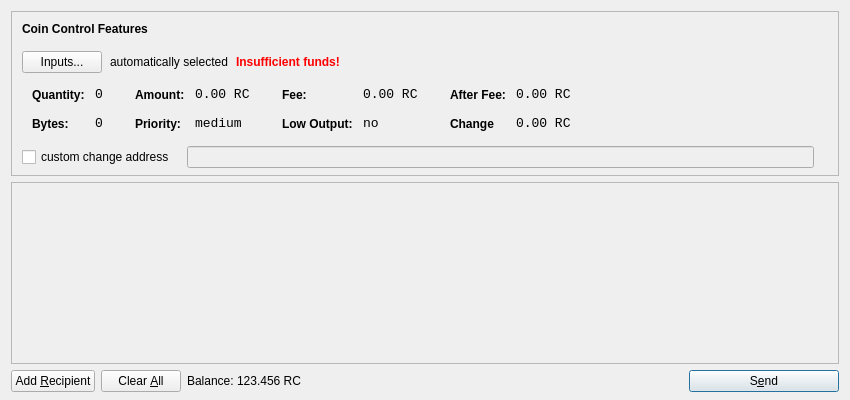
<?xml version="1.0" encoding="UTF-8"?>
<ui version="4.0">
 <class>SendCoinsDialog</class>
 <widget class="QDialog" name="SendCoinsDialog">
  <property name="geometry">
   <rect>
    <x>0</x>
    <y>0</y>
    <width>850</width>
    <height>400</height>
   </rect>
  </property>
  <property name="windowTitle">
   <string>Send Coins</string>
  </property>
  <layout class="QVBoxLayout" name="verticalLayout" stretch="0,1,0">
   <property name="bottomMargin">
    <number>8</number>
   </property>
   <item>
    <widget class="QFrame" name="frameCoinControl">
     <property name="sizePolicy">
      <sizepolicy hsizetype="Expanding" vsizetype="Expanding">
       <horstretch>0</horstretch>
       <verstretch>0</verstretch>
      </sizepolicy>
     </property>
     <property name="maximumSize">
      <size>
       <width>16777215</width>
       <height>16777215</height>
      </size>
     </property>
     <property name="frameShape">
      <enum>QFrame::StyledPanel</enum>
     </property>
     <property name="frameShadow">
      <enum>QFrame::Sunken</enum>
     </property>
     <layout class="QVBoxLayout" name="verticalLayoutCoinControl2">
      <property name="spacing">
       <number>-1</number>
      </property>
      <property name="leftMargin">
       <number>0</number>
      </property>
      <property name="topMargin">
       <number>0</number>
      </property>
      <property name="rightMargin">
       <number>0</number>
      </property>
      <property name="bottomMargin">
       <number>6</number>
      </property>
      <item>
       <layout class="QVBoxLayout" name="verticalLayoutCoinControl" stretch="0,0,0,0,1">
        <property name="spacing">
         <number>0</number>
        </property>
        <property name="leftMargin">
         <number>10</number>
        </property>
        <property name="topMargin">
         <number>10</number>
        </property>
        <item>
         <layout class="QHBoxLayout" name="horizontalLayoutCoinControl1">
          <property name="bottomMargin">
           <number>15</number>
          </property>
          <item>
           <widget class="QLabel" name="labelCoinControlFeatures">
            <property name="sizePolicy">
             <sizepolicy hsizetype="Preferred" vsizetype="Maximum">
              <horstretch>0</horstretch>
              <verstretch>0</verstretch>
             </sizepolicy>
            </property>
            <property name="font">
             <font>
              <weight>75</weight>
              <bold>true</bold>
             </font>
            </property>
            <property name="styleSheet">
             <string notr="true">font-weight:bold;</string>
            </property>
            <property name="text">
             <string>Coin Control Features</string>
            </property>
           </widget>
          </item>
         </layout>
        </item>
        <item>
         <layout class="QHBoxLayout" name="horizontalLayoutCoinControl2" stretch="0,0,0,0">
          <property name="spacing">
           <number>8</number>
          </property>
          <property name="bottomMargin">
           <number>10</number>
          </property>
          <item>
           <widget class="QPushButton" name="pushButtonCoinControl">
            <property name="styleSheet">
             <string notr="true"/>
            </property>
            <property name="text">
             <string>Inputs...</string>
            </property>
           </widget>
          </item>
          <item>
           <widget class="QLabel" name="labelCoinControlAutomaticallySelected">
            <property name="text">
             <string>automatically selected</string>
            </property>
            <property name="margin">
             <number>5</number>
            </property>
           </widget>
          </item>
          <item>
           <widget class="QLabel" name="labelCoinControlInsuffFunds">
            <property name="font">
             <font>
              <weight>75</weight>
              <bold>true</bold>
             </font>
            </property>
            <property name="styleSheet">
             <string notr="true">color:red;font-weight:bold;</string>
            </property>
            <property name="text">
             <string>Insufficient funds!</string>
            </property>
            <property name="margin">
             <number>5</number>
            </property>
           </widget>
          </item>
          <item>
           <spacer name="horizontalSpacerCoinControl">
            <property name="orientation">
             <enum>Qt::Horizontal</enum>
            </property>
            <property name="sizeHint" stdset="0">
             <size>
              <width>40</width>
              <height>1</height>
             </size>
            </property>
           </spacer>
          </item>
         </layout>
        </item>
        <item>
         <widget class="QWidget" name="widgetCoinControl" native="true">
          <property name="sizePolicy">
           <sizepolicy hsizetype="Preferred" vsizetype="Preferred">
            <horstretch>0</horstretch>
            <verstretch>0</verstretch>
           </sizepolicy>
          </property>
          <property name="minimumSize">
           <size>
            <width>0</width>
            <height>0</height>
           </size>
          </property>
          <property name="styleSheet">
           <string notr="true"/>
          </property>
          <layout class="QHBoxLayout" name="horizontalLayoutCoinControl5">
           <property name="margin">
            <number>0</number>
           </property>
           <item>
            <layout class="QHBoxLayout" name="horizontalLayoutCoinControl3" stretch="0,0,0,1">
             <property name="spacing">
              <number>20</number>
             </property>
             <property name="topMargin">
              <number>0</number>
             </property>
             <property name="bottomMargin">
              <number>10</number>
             </property>
             <item>
              <layout class="QFormLayout" name="formLayoutCoinControl1">
               <property name="horizontalSpacing">
                <number>10</number>
               </property>
               <property name="verticalSpacing">
                <number>14</number>
               </property>
               <property name="leftMargin">
                <number>10</number>
               </property>
               <property name="topMargin">
                <number>4</number>
               </property>
               <property name="rightMargin">
                <number>6</number>
               </property>
               <item row="0" column="0">
                <widget class="QLabel" name="labelCoinControlQuantityText">
                 <property name="styleSheet">
                  <string notr="true">font-weight:bold;</string>
                 </property>
                 <property name="text">
                  <string>Quantity:</string>
                 </property>
                 <property name="margin">
                  <number>0</number>
                 </property>
                </widget>
               </item>
               <item row="0" column="1">
                <widget class="QLabel" name="labelCoinControlQuantity">
                 <property name="font">
                  <font>
                   <family>Monospace</family>
                   <pointsize>10</pointsize>
                  </font>
                 </property>
                 <property name="cursor">
                  <cursorShape>IBeamCursor</cursorShape>
                 </property>
                 <property name="contextMenuPolicy">
                  <enum>Qt::ActionsContextMenu</enum>
                 </property>
                 <property name="text">
                  <string>0</string>
                 </property>
                 <property name="margin">
                  <number>0</number>
                 </property>
                 <property name="textInteractionFlags">
                  <set>Qt::LinksAccessibleByMouse|Qt::TextSelectableByKeyboard|Qt::TextSelectableByMouse</set>
                 </property>
                </widget>
               </item>
               <item row="1" column="0">
                <widget class="QLabel" name="labelCoinControlBytesText">
                 <property name="styleSheet">
                  <string notr="true">font-weight:bold;</string>
                 </property>
                 <property name="text">
                  <string>Bytes:</string>
                 </property>
                </widget>
               </item>
               <item row="1" column="1">
                <widget class="QLabel" name="labelCoinControlBytes">
                 <property name="font">
                  <font>
                   <family>Monospace</family>
                   <pointsize>10</pointsize>
                  </font>
                 </property>
                 <property name="cursor">
                  <cursorShape>IBeamCursor</cursorShape>
                 </property>
                 <property name="contextMenuPolicy">
                  <enum>Qt::ActionsContextMenu</enum>
                 </property>
                 <property name="text">
                  <string>0</string>
                 </property>
                 <property name="textInteractionFlags">
                  <set>Qt::LinksAccessibleByMouse|Qt::TextSelectableByKeyboard|Qt::TextSelectableByMouse</set>
                 </property>
                </widget>
               </item>
              </layout>
             </item>
             <item>
              <layout class="QFormLayout" name="formLayoutCoinControl2">
               <property name="horizontalSpacing">
                <number>10</number>
               </property>
               <property name="verticalSpacing">
                <number>14</number>
               </property>
               <property name="leftMargin">
                <number>6</number>
               </property>
               <property name="topMargin">
                <number>4</number>
               </property>
               <property name="rightMargin">
                <number>6</number>
               </property>
               <item row="0" column="0">
                <widget class="QLabel" name="labelCoinControlAmountText">
                 <property name="styleSheet">
                  <string notr="true">font-weight:bold;</string>
                 </property>
                 <property name="text">
                  <string>Amount:</string>
                 </property>
                 <property name="margin">
                  <number>0</number>
                 </property>
                </widget>
               </item>
               <item row="0" column="1">
                <widget class="QLabel" name="labelCoinControlAmount">
                 <property name="font">
                  <font>
                   <family>Monospace</family>
                   <pointsize>10</pointsize>
                  </font>
                 </property>
                 <property name="cursor">
                  <cursorShape>IBeamCursor</cursorShape>
                 </property>
                 <property name="contextMenuPolicy">
                  <enum>Qt::ActionsContextMenu</enum>
                 </property>
                 <property name="text">
                  <string>0.00 RC</string>
                 </property>
                 <property name="textInteractionFlags">
                  <set>Qt::LinksAccessibleByMouse|Qt::TextSelectableByKeyboard|Qt::TextSelectableByMouse</set>
                 </property>
                </widget>
               </item>
               <item row="1" column="0">
                <widget class="QLabel" name="labelCoinControlPriorityText">
                 <property name="styleSheet">
                  <string notr="true">font-weight:bold;</string>
                 </property>
                 <property name="text">
                  <string>Priority:</string>
                 </property>
                </widget>
               </item>
               <item row="1" column="1">
                <widget class="QLabel" name="labelCoinControlPriority">
                 <property name="font">
                  <font>
                   <family>Monospace</family>
                   <pointsize>10</pointsize>
                  </font>
                 </property>
                 <property name="cursor">
                  <cursorShape>IBeamCursor</cursorShape>
                 </property>
                 <property name="contextMenuPolicy">
                  <enum>Qt::ActionsContextMenu</enum>
                 </property>
                 <property name="text">
                  <string>medium</string>
                 </property>
                 <property name="textInteractionFlags">
                  <set>Qt::LinksAccessibleByMouse|Qt::TextSelectableByKeyboard|Qt::TextSelectableByMouse</set>
                 </property>
                </widget>
               </item>
              </layout>
             </item>
             <item>
              <layout class="QFormLayout" name="formLayoutCoinControl3">
               <property name="horizontalSpacing">
                <number>10</number>
               </property>
               <property name="verticalSpacing">
                <number>14</number>
               </property>
               <property name="leftMargin">
                <number>6</number>
               </property>
               <property name="topMargin">
                <number>4</number>
               </property>
               <property name="rightMargin">
                <number>6</number>
               </property>
               <item row="0" column="0">
                <widget class="QLabel" name="labelCoinControlFeeText">
                 <property name="styleSheet">
                  <string notr="true">font-weight:bold;</string>
                 </property>
                 <property name="text">
                  <string>Fee:</string>
                 </property>
                 <property name="margin">
                  <number>0</number>
                 </property>
                </widget>
               </item>
               <item row="0" column="1">
                <widget class="QLabel" name="labelCoinControlFee">
                 <property name="font">
                  <font>
                   <family>Monospace</family>
                   <pointsize>10</pointsize>
                  </font>
                 </property>
                 <property name="cursor">
                  <cursorShape>IBeamCursor</cursorShape>
                 </property>
                 <property name="contextMenuPolicy">
                  <enum>Qt::ActionsContextMenu</enum>
                 </property>
                 <property name="text">
                  <string>0.00 RC</string>
                 </property>
                 <property name="textInteractionFlags">
                  <set>Qt::LinksAccessibleByMouse|Qt::TextSelectableByKeyboard|Qt::TextSelectableByMouse</set>
                 </property>
                </widget>
               </item>
               <item row="1" column="0">
                <widget class="QLabel" name="labelCoinControlLowOutputText">
                 <property name="styleSheet">
                  <string notr="true">font-weight:bold;</string>
                 </property>
                 <property name="text">
                  <string>Low Output:</string>
                 </property>
                </widget>
               </item>
               <item row="1" column="1">
                <widget class="QLabel" name="labelCoinControlLowOutput">
                 <property name="font">
                  <font>
                   <family>Monospace</family>
                   <pointsize>10</pointsize>
                  </font>
                 </property>
                 <property name="cursor">
                  <cursorShape>IBeamCursor</cursorShape>
                 </property>
                 <property name="contextMenuPolicy">
                  <enum>Qt::ActionsContextMenu</enum>
                 </property>
                 <property name="text">
                  <string>no</string>
                 </property>
                 <property name="textInteractionFlags">
                  <set>Qt::LinksAccessibleByMouse|Qt::TextSelectableByKeyboard|Qt::TextSelectableByMouse</set>
                 </property>
                </widget>
               </item>
              </layout>
             </item>
             <item>
              <layout class="QFormLayout" name="formLayoutCoinControl4">
               <property name="horizontalSpacing">
                <number>10</number>
               </property>
               <property name="verticalSpacing">
                <number>14</number>
               </property>
               <property name="leftMargin">
                <number>6</number>
               </property>
               <property name="topMargin">
                <number>4</number>
               </property>
               <property name="rightMargin">
                <number>6</number>
               </property>
               <item row="0" column="0">
                <widget class="QLabel" name="labelCoinControlAfterFeeText">
                 <property name="styleSheet">
                  <string notr="true">font-weight:bold;</string>
                 </property>
                 <property name="text">
                  <string>After Fee:</string>
                 </property>
                 <property name="margin">
                  <number>0</number>
                 </property>
                </widget>
               </item>
               <item row="0" column="1">
                <widget class="QLabel" name="labelCoinControlAfterFee">
                 <property name="font">
                  <font>
                   <family>Monospace</family>
                   <pointsize>10</pointsize>
                  </font>
                 </property>
                 <property name="cursor">
                  <cursorShape>IBeamCursor</cursorShape>
                 </property>
                 <property name="contextMenuPolicy">
                  <enum>Qt::ActionsContextMenu</enum>
                 </property>
                 <property name="text">
                  <string>0.00 RC</string>
                 </property>
                 <property name="textInteractionFlags">
                  <set>Qt::LinksAccessibleByMouse|Qt::TextSelectableByKeyboard|Qt::TextSelectableByMouse</set>
                 </property>
                </widget>
               </item>
               <item row="1" column="0">
                <widget class="QLabel" name="labelCoinControlChangeText">
                 <property name="styleSheet">
                  <string notr="true">font-weight:bold;</string>
                 </property>
                 <property name="text">
                  <string>Change</string>
                 </property>
                </widget>
               </item>
               <item row="1" column="1">
                <widget class="QLabel" name="labelCoinControlChange">
                 <property name="font">
                  <font>
                   <family>Monospace</family>
                   <pointsize>10</pointsize>
                  </font>
                 </property>
                 <property name="cursor">
                  <cursorShape>IBeamCursor</cursorShape>
                 </property>
                 <property name="contextMenuPolicy">
                  <enum>Qt::ActionsContextMenu</enum>
                 </property>
                 <property name="text">
                  <string>0.00 RC</string>
                 </property>
                 <property name="textInteractionFlags">
                  <set>Qt::LinksAccessibleByMouse|Qt::TextSelectableByKeyboard|Qt::TextSelectableByMouse</set>
                 </property>
                </widget>
               </item>
              </layout>
             </item>
            </layout>
           </item>
          </layout>
         </widget>
        </item>
        <item>
         <layout class="QHBoxLayout" name="horizontalLayoutCoinControl4" stretch="0,0,0">
          <property name="spacing">
           <number>12</number>
          </property>
          <property name="sizeConstraint">
           <enum>QLayout::SetDefaultConstraint</enum>
          </property>
          <property name="topMargin">
           <number>5</number>
          </property>
          <property name="rightMargin">
           <number>5</number>
          </property>
          <item>
           <widget class="QCheckBox" name="checkBoxCoinControlChange">
            <property name="text">
             <string>custom change address</string>
            </property>
           </widget>
          </item>
          <item>
           <widget class="QLineEdit" name="lineEditCoinControlChange">
            <property name="enabled">
             <bool>false</bool>
            </property>
            <property name="sizePolicy">
             <sizepolicy hsizetype="Expanding" vsizetype="Fixed">
              <horstretch>0</horstretch>
              <verstretch>0</verstretch>
             </sizepolicy>
            </property>
           </widget>
          </item>
          <item>
           <widget class="QLabel" name="labelCoinControlChangeLabel">
            <property name="sizePolicy">
             <sizepolicy hsizetype="Preferred" vsizetype="Expanding">
              <horstretch>0</horstretch>
              <verstretch>0</verstretch>
             </sizepolicy>
            </property>
            <property name="minimumSize">
             <size>
              <width>0</width>
              <height>0</height>
             </size>
            </property>
            <property name="text">
             <string/>
            </property>
            <property name="margin">
             <number>3</number>
            </property>
           </widget>
          </item>
         </layout>
        </item>
        <item>
         <spacer name="verticalSpacerCoinControl">
          <property name="orientation">
           <enum>Qt::Vertical</enum>
          </property>
          <property name="sizeHint" stdset="0">
           <size>
            <width>800</width>
            <height>1</height>
           </size>
          </property>
         </spacer>
        </item>
       </layout>
      </item>
     </layout>
    </widget>
   </item>
   <item>
    <widget class="QScrollArea" name="scrollArea">
     <property name="widgetResizable">
      <bool>true</bool>
     </property>
     <widget class="QWidget" name="scrollAreaWidgetContents">
      <property name="geometry">
       <rect>
        <x>0</x>
        <y>0</y>
        <width>830</width>
        <height>165</height>
       </rect>
      </property>
      <layout class="QVBoxLayout" name="verticalLayout_2">
       <property name="margin">
        <number>0</number>
       </property>
       <item>
        <layout class="QVBoxLayout" name="entries">
         <property name="spacing">
          <number>6</number>
         </property>
        </layout>
       </item>
       <item>
        <spacer name="verticalSpacer">
         <property name="orientation">
          <enum>Qt::Vertical</enum>
         </property>
         <property name="sizeHint" stdset="0">
          <size>
           <width>20</width>
           <height>40</height>
          </size>
         </property>
        </spacer>
       </item>
      </layout>
     </widget>
    </widget>
   </item>
   <item>
    <layout class="QHBoxLayout" name="horizontalLayout">
     <item>
      <widget class="QPushButton" name="addButton">
       <property name="toolTip">
        <string>Send to multiple recipients at once</string>
       </property>
       <property name="text">
        <string>Add &amp;Recipient</string>
       </property>
       <property name="icon">
        <iconset resource="../bitcoin.qrc">
         <normaloff>:/icons/add</normaloff>:/icons/add</iconset>
       </property>
       <property name="autoDefault">
        <bool>false</bool>
       </property>
      </widget>
     </item>
     <item>
      <widget class="QPushButton" name="clearButton">
       <property name="sizePolicy">
        <sizepolicy hsizetype="Minimum" vsizetype="Fixed">
         <horstretch>0</horstretch>
         <verstretch>0</verstretch>
        </sizepolicy>
       </property>
       <property name="toolTip">
        <string>Remove all transaction fields</string>
       </property>
       <property name="text">
        <string>Clear &amp;All</string>
       </property>
       <property name="icon">
        <iconset resource="../bitcoin.qrc">
         <normaloff>:/icons/remove</normaloff>:/icons/remove</iconset>
       </property>
       <property name="autoRepeatDelay">
        <number>300</number>
       </property>
       <property name="autoDefault">
        <bool>false</bool>
       </property>
      </widget>
     </item>
     <item>
      <layout class="QHBoxLayout" name="horizontalLayout_2">
       <property name="spacing">
        <number>3</number>
       </property>
       <item>
        <widget class="QLabel" name="label">
         <property name="sizePolicy">
          <sizepolicy hsizetype="Preferred" vsizetype="Fixed">
           <horstretch>0</horstretch>
           <verstretch>0</verstretch>
          </sizepolicy>
         </property>
         <property name="text">
          <string>Balance:</string>
         </property>
        </widget>
       </item>
       <item>
        <widget class="QLabel" name="labelBalance">
         <property name="sizePolicy">
          <sizepolicy hsizetype="Preferred" vsizetype="Fixed">
           <horstretch>0</horstretch>
           <verstretch>0</verstretch>
          </sizepolicy>
         </property>
         <property name="cursor">
          <cursorShape>IBeamCursor</cursorShape>
         </property>
         <property name="text">
          <string>123.456 RC</string>
         </property>
         <property name="textInteractionFlags">
          <set>Qt::LinksAccessibleByMouse|Qt::TextSelectableByKeyboard|Qt::TextSelectableByMouse</set>
         </property>
        </widget>
       </item>
      </layout>
     </item>
     <item>
      <spacer name="horizontalSpacer">
       <property name="orientation">
        <enum>Qt::Horizontal</enum>
       </property>
       <property name="sizeHint" stdset="0">
        <size>
         <width>40</width>
         <height>20</height>
        </size>
       </property>
      </spacer>
     </item>
     <item>
      <widget class="QPushButton" name="sendButton">
       <property name="minimumSize">
        <size>
         <width>150</width>
         <height>0</height>
        </size>
       </property>
       <property name="toolTip">
        <string>Confirm the send action</string>
       </property>
       <property name="text">
        <string>S&amp;end</string>
       </property>
       <property name="icon">
        <iconset resource="../bitcoin.qrc">
         <normaloff>:/icons/send</normaloff>:/icons/send</iconset>
       </property>
       <property name="default">
        <bool>true</bool>
       </property>
      </widget>
     </item>
    </layout>
   </item>
  </layout>
 </widget>
 <resources>
  <include location="../bitcoin.qrc"/>
 </resources>
 <connections/>
</ui>
